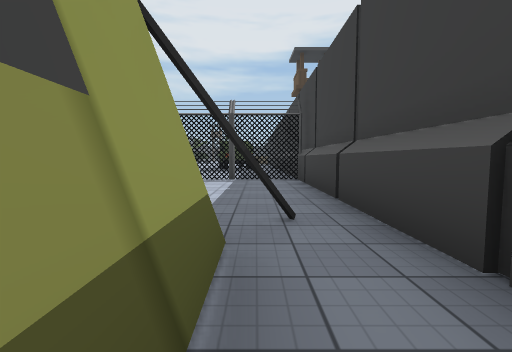
View 1 (above)

18 first-person views from a walk through a scene from a Unity 3-D project. The camera is 1.2 m above the floor, tilts 4° down and sees 90° across. The floor is counted in squares, 2 m on a side. Each view is taken from the middle of a square. On the plan, view 1 faces up. The plan holds only what a view shows up to about 9 squares ahead; the rest is blank. The place goes on beyond the plan. The player is left out. Some surface patterns are stand-ins.

View 2
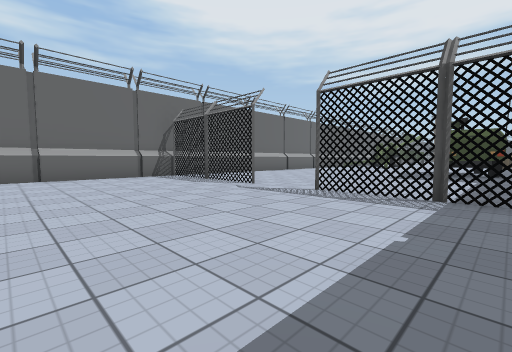

View 3
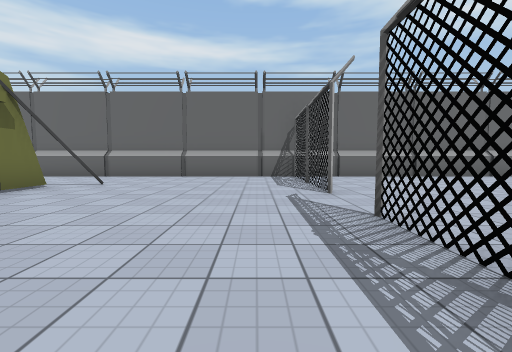

View 4
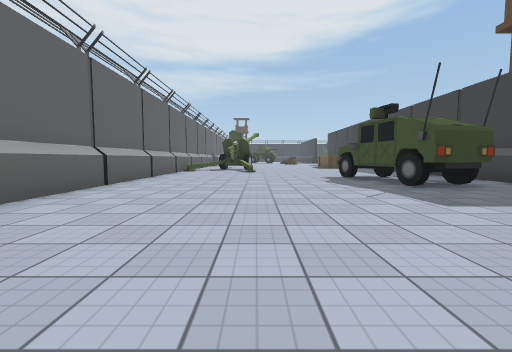

View 5
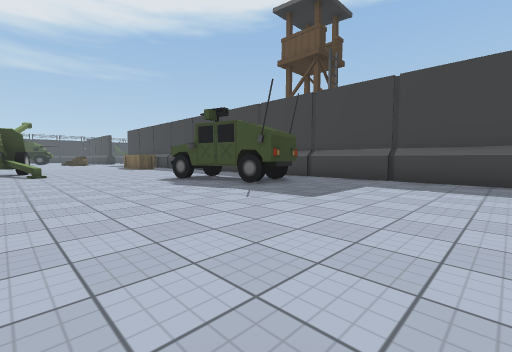

View 6
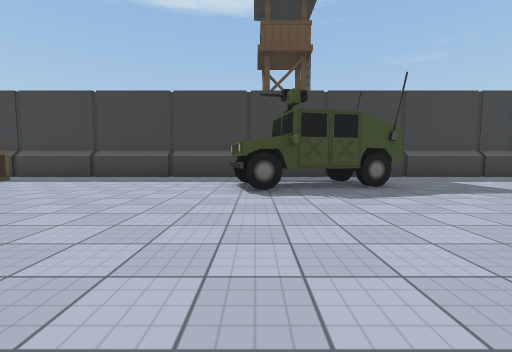

View 7
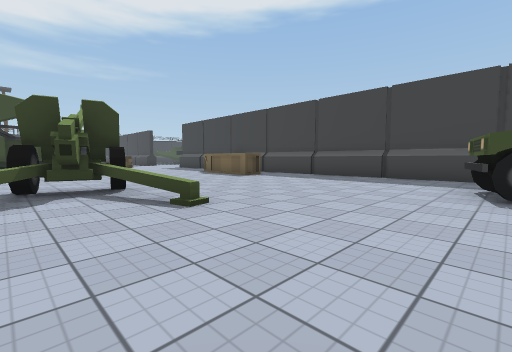

View 8
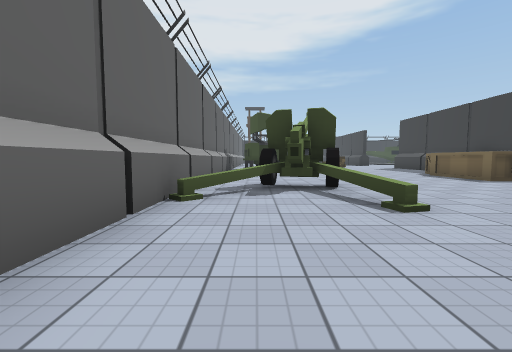

View 9
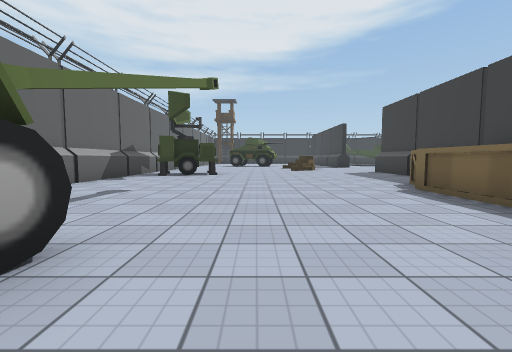

View 10
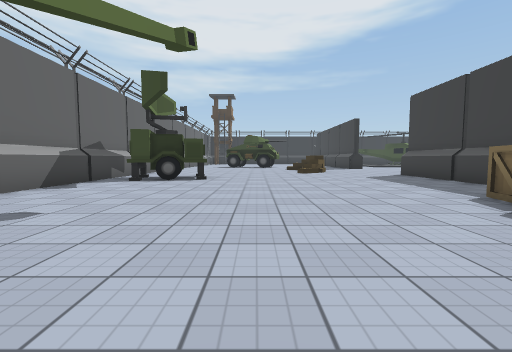

View 11
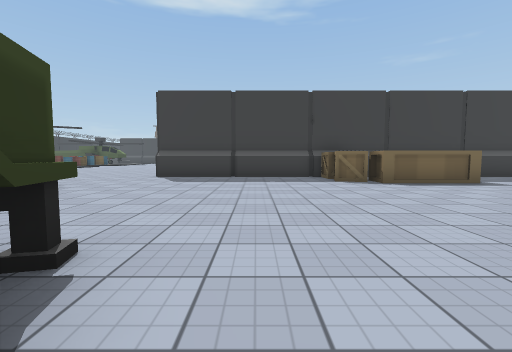

View 12
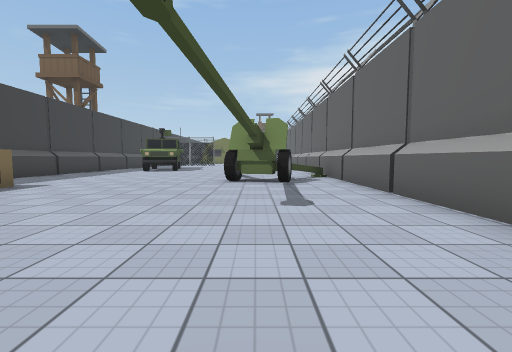

View 13
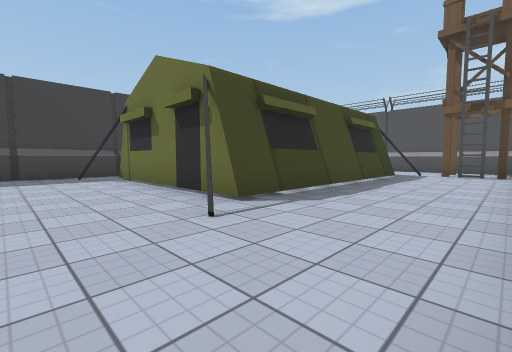

View 14
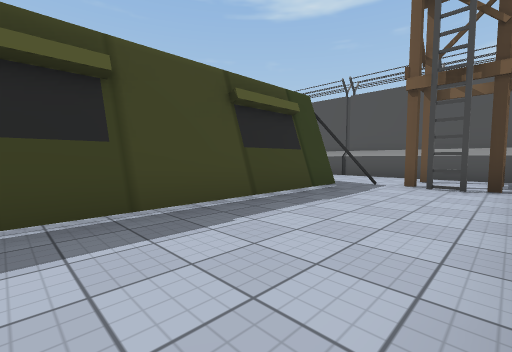

View 15
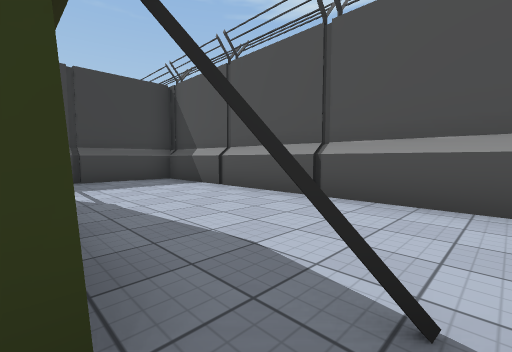

View 16
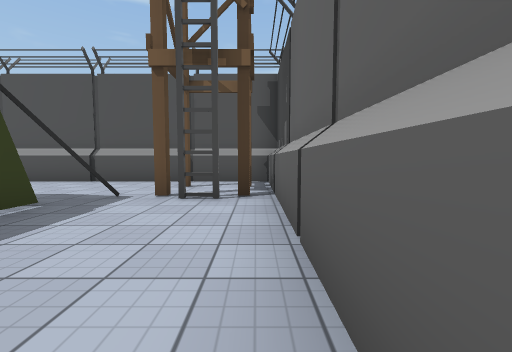

View 17
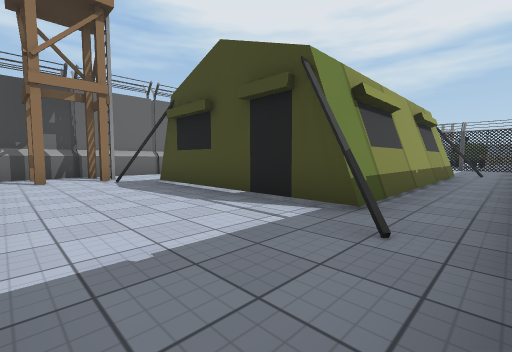

View 18
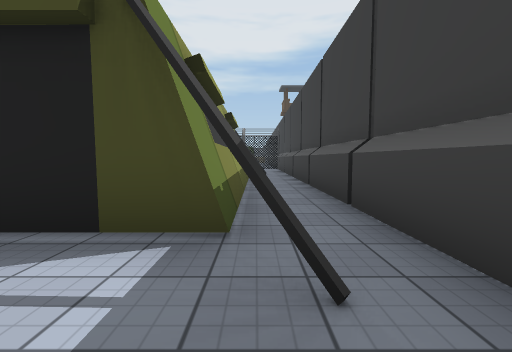

### Floor plan
Points are (right, up) in squares from view 1. A wall is a line through its corners. A room is listed if a view was taken in it or the views show most of it. See-through windows are left out.
Room 1 (view 1)
walls: (1.2, -5.4) (1.2, 2.4); (0.4, 2.5) (-0.2, 2)
ways out: opening at (1, -6) to room 2; opening at (1, 3) to room 2
Room 2 (views 2, 3, 4, 5, 6, 7, 8, 9, 10, 11, 12, 13, 14, 15, 16, 17, 18)
walls: (-8.3, 10) (-8.3, 8.5); (-8.3, 16.1) (-8.3, 10.1); (-8.3, 17) (-8.3, 16.2); (-8.3, 8.4) (-8.3, 7.7); (1.4, 16.9) (1.4, 31.2); (1.2, 7.7) (1.2, 24.5); (1.4, 7.6) (1.4, 11.2); (-5.9, 20.8) (-6.5, 21); (-8.3, 6.2) (-8.3, -1.1); (-6, 21.1) (-6.2, 20.4); (-5.7, 21.2) (-6.6, 21.5); (-5.2, 21.5) (-5.8, 21.6); (-6.5, 21.9) (-5.3, 21.5); (-0.3, 2.1) (0.3, 2.5); (1.2, 2.4) (1.2, 5.9); (1.2, 26.7) (1.2, 31.2); (-8.3, -2.3) (-8.3, -5.4); (-8.3, 30.9) (-8.3, 17.2); (-0.2, -5.1) (-5.2, -5.1) (-5.2, 1.6) (-0.3, 1.6); (-5.1, -5.5) (-5.6, -5.9); (-5.8, -6) (-5.2, -5.5); (0.4, -6.1) (-0.3, -5.5); (-8.3, -7.6) (-8.3, -8.3); (-8.4, -8.5) (1.1, -8.5); (1.2, -8.9) (1.2, -5.4)
low walls: (-5.5, 19.7) (-5.9, 21.4); (-7.7, 20.2) (-6.9, 21); (-6.4, 21.3) (-8, 19.6)
ways out: opening at (1, -6) to room 1; opening at (1, 3) to room 1; gap at (2, 31)
objects: other object (-8, -7) to (-7, -6); other object (-8, 7) to (-7, 7); other object (-7, 22); other object (-7, 29) to (-6, 30); other object (-6, 7) to (-5, 7); other object (-5, 21); other object (-2, 7) to (-1, 7); other object (-2, 13) to (0, 16); other object (-1, 23) to (0, 24); other object (-1, 25); other object (0, 7) to (1, 7); other object (0, 25) to (1, 26)

Positions as (right, up) in squares from view 1, and headings:
1: (0, 0), facing up
2: (0, 3), facing up-left
3: (0, 6), facing left
4: (-5, 8), facing up
5: (-6, 9), facing up-right
6: (-7, 16), facing right
7: (-7, 16), facing up-right
8: (-7, 16), facing up
9: (-4, 20), facing up
10: (-4, 22), facing up
11: (-7, 28), facing right
12: (-6, 28), facing down
13: (-8, 4), facing down-right
14: (-8, 0), facing down-right
15: (-6, -5), facing down-right
16: (-8, -2), facing down
17: (1, -8), facing up-left
18: (0, -7), facing up
